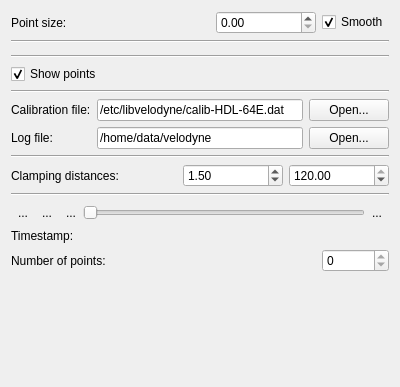
<?xml version="1.0" encoding="UTF-8"?>
<ui version="4.0">
 <class>SensorBrowseControl</class>
 <widget class="QWidget" name="SensorBrowseControl">
  <property name="geometry">
   <rect>
    <x>0</x>
    <y>0</y>
    <width>400</width>
    <height>387</height>
   </rect>
  </property>
  <property name="windowTitle">
   <string>Form</string>
  </property>
  <layout class="QVBoxLayout" name="verticalLayout">
   <item>
    <layout class="QHBoxLayout" name="pointSizeLayout">
     <item>
      <widget class="QLabel" name="pointSizeTextLabel">
       <property name="text">
        <string>Point size:</string>
       </property>
      </widget>
     </item>
     <item>
      <spacer name="horizontalSpacer_2">
       <property name="orientation">
        <enum>Qt::Horizontal</enum>
       </property>
       <property name="sizeHint" stdset="0">
        <size>
         <width>40</width>
         <height>20</height>
        </size>
       </property>
      </spacer>
     </item>
     <item>
      <widget class="QDoubleSpinBox" name="pointSizeSpinBox">
       <property name="minimumSize">
        <size>
         <width>100</width>
         <height>0</height>
        </size>
       </property>
       <property name="frame">
        <bool>true</bool>
       </property>
       <property name="decimals">
        <number>2</number>
       </property>
       <property name="maximum">
        <double>100.000000000000000</double>
       </property>
      </widget>
     </item>
     <item>
      <widget class="QCheckBox" name="smoothPointsCheckBox">
       <property name="text">
        <string>Smooth</string>
       </property>
       <property name="checked">
        <bool>true</bool>
       </property>
      </widget>
     </item>
    </layout>
   </item>
   <item>
    <widget class="Line" name="line_4">
     <property name="orientation">
      <enum>Qt::Horizontal</enum>
     </property>
    </widget>
   </item>
   <item>
    <widget class="ColorChooser" name="colorChooser" native="true"/>
   </item>
   <item>
    <widget class="Line" name="line_3">
     <property name="orientation">
      <enum>Qt::Horizontal</enum>
     </property>
    </widget>
   </item>
   <item>
    <layout class="QGridLayout" name="showLayout">
     <item row="0" column="0">
      <widget class="QCheckBox" name="showPointsCheckBox">
       <property name="text">
        <string>Show points</string>
       </property>
       <property name="checked">
        <bool>true</bool>
       </property>
      </widget>
     </item>
    </layout>
   </item>
   <item>
    <widget class="Line" name="line_2">
     <property name="orientation">
      <enum>Qt::Horizontal</enum>
     </property>
    </widget>
   </item>
   <item>
    <layout class="QGridLayout" name="browseLayout">
     <item row="0" column="1">
      <widget class="QLineEdit" name="calibrationEdit">
       <property name="text">
        <string>/etc/libvelodyne/calib-HDL-64E.dat</string>
       </property>
      </widget>
     </item>
     <item row="0" column="0">
      <widget class="QLabel" name="calibrationTextLabel">
       <property name="text">
        <string>Calibration file:</string>
       </property>
      </widget>
     </item>
     <item row="0" column="2">
      <widget class="QPushButton" name="calibrationBrowseButton">
       <property name="text">
        <string>Open...</string>
       </property>
      </widget>
     </item>
     <item row="1" column="1">
      <widget class="QLineEdit" name="logEdit">
       <property name="text">
        <string>/home/data/velodyne</string>
       </property>
      </widget>
     </item>
     <item row="1" column="2">
      <widget class="QPushButton" name="logBrowseButton">
       <property name="text">
        <string>Open...</string>
       </property>
      </widget>
     </item>
     <item row="1" column="0">
      <widget class="QLabel" name="logTextLabel">
       <property name="text">
        <string>Log file:</string>
       </property>
      </widget>
     </item>
    </layout>
   </item>
   <item>
    <widget class="Line" name="line">
     <property name="orientation">
      <enum>Qt::Horizontal</enum>
     </property>
    </widget>
   </item>
   <item>
    <layout class="QGridLayout" name="clampingLayout">
     <item row="0" column="0">
      <widget class="QLabel" name="clampingTextLabel">
       <property name="text">
        <string>Clamping distances:</string>
       </property>
      </widget>
     </item>
     <item row="0" column="2">
      <widget class="QDoubleSpinBox" name="minDistanceSpinBox">
       <property name="minimumSize">
        <size>
         <width>100</width>
         <height>0</height>
        </size>
       </property>
       <property name="maximum">
        <double>120.000000000000000</double>
       </property>
       <property name="singleStep">
        <double>0.010000000000000</double>
       </property>
       <property name="value">
        <double>1.500000000000000</double>
       </property>
      </widget>
     </item>
     <item row="0" column="1">
      <spacer name="horizontalSpacer">
       <property name="orientation">
        <enum>Qt::Horizontal</enum>
       </property>
       <property name="sizeHint" stdset="0">
        <size>
         <width>40</width>
         <height>20</height>
        </size>
       </property>
      </spacer>
     </item>
     <item row="0" column="3">
      <widget class="QDoubleSpinBox" name="maxDistanceSpinBox">
       <property name="minimumSize">
        <size>
         <width>100</width>
         <height>0</height>
        </size>
       </property>
       <property name="maximum">
        <double>120.000000000000000</double>
       </property>
       <property name="singleStep">
        <double>0.010000000000000</double>
       </property>
       <property name="value">
        <double>120.000000000000000</double>
       </property>
      </widget>
     </item>
    </layout>
   </item>
   <item>
    <widget class="Line" name="line_6">
     <property name="orientation">
      <enum>Qt::Horizontal</enum>
     </property>
    </widget>
   </item>
   <item>
    <layout class="QHBoxLayout" name="logPlayerLayout">
     <property name="spacing">
      <number>0</number>
     </property>
     <item>
      <widget class="QToolButton" name="logStartButton">
       <property name="text">
        <string>...</string>
       </property>
       <property name="icon">
        <iconset>
         <normaloff>../../../../../../../../usr/share/icons/oxygen/32x32/actions/media-seek-backward.png</normaloff>../../../../../../../../usr/share/icons/oxygen/32x32/actions/media-seek-backward.png</iconset>
       </property>
       <property name="autoRaise">
        <bool>true</bool>
       </property>
      </widget>
     </item>
     <item>
      <widget class="QToolButton" name="logPlayButton">
       <property name="text">
        <string>...</string>
       </property>
       <property name="icon">
        <iconset>
         <normaloff>../../../../../../../../usr/share/icons/oxygen/32x32/actions/media-playback-start.png</normaloff>../../../../../../../../usr/share/icons/oxygen/32x32/actions/media-playback-start.png</iconset>
       </property>
       <property name="checkable">
        <bool>true</bool>
       </property>
       <property name="autoRaise">
        <bool>true</bool>
       </property>
      </widget>
     </item>
     <item>
      <widget class="QToolButton" name="logSkipButton">
       <property name="text">
        <string>...</string>
       </property>
       <property name="icon">
        <iconset>
         <normaloff>../../../../../../../../usr/share/icons/oxygen/32x32/actions/media-seek-forward.png</normaloff>../../../../../../../../usr/share/icons/oxygen/32x32/actions/media-seek-forward.png</iconset>
       </property>
       <property name="autoRaise">
        <bool>true</bool>
       </property>
      </widget>
     </item>
     <item>
      <widget class="QSlider" name="logSlider">
       <property name="enabled">
        <bool>false</bool>
       </property>
       <property name="orientation">
        <enum>Qt::Horizontal</enum>
       </property>
      </widget>
     </item>
     <item>
      <widget class="QToolButton" name="logEjectButton">
       <property name="text">
        <string>...</string>
       </property>
       <property name="icon">
        <iconset>
         <normaloff>../../../../../../../../usr/share/icons/oxygen/32x32/actions/media-eject.png</normaloff>../../../../../../../../usr/share/icons/oxygen/32x32/actions/media-eject.png</iconset>
       </property>
       <property name="autoRaise">
        <bool>true</bool>
       </property>
      </widget>
     </item>
    </layout>
   </item>
   <item>
    <layout class="QGridLayout" name="logInfoLayout">
     <item row="1" column="0">
      <widget class="QLabel" name="numPointsTextLabel">
       <property name="text">
        <string>Number of points:</string>
       </property>
      </widget>
     </item>
     <item row="0" column="1">
      <widget class="QLabel" name="timestampLabel">
       <property name="sizePolicy">
        <sizepolicy hsizetype="MinimumExpanding" vsizetype="Preferred">
         <horstretch>0</horstretch>
         <verstretch>0</verstretch>
        </sizepolicy>
       </property>
       <property name="minimumSize">
        <size>
         <width>200</width>
         <height>0</height>
        </size>
       </property>
       <property name="text">
        <string/>
       </property>
       <property name="alignment">
        <set>Qt::AlignRight|Qt::AlignTrailing|Qt::AlignVCenter</set>
       </property>
       <property name="margin">
        <number>5</number>
       </property>
      </widget>
     </item>
     <item row="0" column="0">
      <widget class="QLabel" name="timestampTextLabel">
       <property name="text">
        <string>Timestamp:</string>
       </property>
      </widget>
     </item>
     <item row="1" column="1">
      <layout class="QHBoxLayout" name="numPointsLayout">
       <item>
        <spacer name="horizontalSpacer_3">
         <property name="orientation">
          <enum>Qt::Horizontal</enum>
         </property>
         <property name="sizeHint" stdset="0">
          <size>
           <width>40</width>
           <height>20</height>
          </size>
         </property>
        </spacer>
       </item>
       <item>
        <widget class="QSpinBox" name="numPointsSpinBox">
         <property name="readOnly">
          <bool>true</bool>
         </property>
         <property name="maximum">
          <number>99999999</number>
         </property>
        </widget>
       </item>
      </layout>
     </item>
    </layout>
   </item>
   <item>
    <spacer name="verticalSpacer">
     <property name="orientation">
      <enum>Qt::Vertical</enum>
     </property>
     <property name="sizeHint" stdset="0">
      <size>
       <width>20</width>
       <height>40</height>
      </size>
     </property>
    </spacer>
   </item>
  </layout>
  <action name="testAction">
   <property name="text">
    <string>Test</string>
   </property>
  </action>
 </widget>
 <customwidgets>
  <customwidget>
   <class>ColorChooser</class>
   <extends>QWidget</extends>
   <header>visualization/ColorChooser.h</header>
   <container>1</container>
  </customwidget>
 </customwidgets>
 <resources/>
 <connections>
  <connection>
   <sender>calibrationBrowseButton</sender>
   <signal>clicked()</signal>
   <receiver>SensorBrowseControl</receiver>
   <slot>calibrationBrowseClicked()</slot>
   <hints>
    <hint type="sourcelabel">
     <x>356</x>
     <y>16</y>
    </hint>
    <hint type="destinationlabel">
     <x>199</x>
     <y>149</y>
    </hint>
   </hints>
  </connection>
  <connection>
   <sender>logBrowseButton</sender>
   <signal>clicked()</signal>
   <receiver>SensorBrowseControl</receiver>
   <slot>logBrowseClicked()</slot>
   <hints>
    <hint type="sourcelabel">
     <x>356</x>
     <y>45</y>
    </hint>
    <hint type="destinationlabel">
     <x>199</x>
     <y>149</y>
    </hint>
   </hints>
  </connection>
  <connection>
   <sender>logPlayButton</sender>
   <signal>toggled(bool)</signal>
   <receiver>SensorBrowseControl</receiver>
   <slot>logPlayToggled()</slot>
   <hints>
    <hint type="sourcelabel">
     <x>43</x>
     <y>84</y>
    </hint>
    <hint type="destinationlabel">
     <x>199</x>
     <y>149</y>
    </hint>
   </hints>
  </connection>
  <connection>
   <sender>logEjectButton</sender>
   <signal>clicked()</signal>
   <receiver>SensorBrowseControl</receiver>
   <slot>logBrowseClicked()</slot>
   <hints>
    <hint type="sourcelabel">
     <x>381</x>
     <y>84</y>
    </hint>
    <hint type="destinationlabel">
     <x>199</x>
     <y>149</y>
    </hint>
   </hints>
  </connection>
  <connection>
   <sender>logStartButton</sender>
   <signal>clicked()</signal>
   <receiver>SensorBrowseControl</receiver>
   <slot>logStartClicked()</slot>
   <hints>
    <hint type="sourcelabel">
     <x>17</x>
     <y>84</y>
    </hint>
    <hint type="destinationlabel">
     <x>199</x>
     <y>149</y>
    </hint>
   </hints>
  </connection>
  <connection>
   <sender>logSkipButton</sender>
   <signal>clicked()</signal>
   <receiver>SensorBrowseControl</receiver>
   <slot>logSkipClicked()</slot>
   <hints>
    <hint type="sourcelabel">
     <x>69</x>
     <y>84</y>
    </hint>
    <hint type="destinationlabel">
     <x>199</x>
     <y>149</y>
    </hint>
   </hints>
  </connection>
  <connection>
   <sender>pointSizeSpinBox</sender>
   <signal>valueChanged(double)</signal>
   <receiver>SensorBrowseControl</receiver>
   <slot>pointSizeChanged(double)</slot>
   <hints>
    <hint type="sourcelabel">
     <x>344</x>
     <y>17</y>
    </hint>
    <hint type="destinationlabel">
     <x>199</x>
     <y>149</y>
    </hint>
   </hints>
  </connection>
  <connection>
   <sender>smoothPointsCheckBox</sender>
   <signal>toggled(bool)</signal>
   <receiver>SensorBrowseControl</receiver>
   <slot>smoothPointsToggled(bool)</slot>
   <hints>
    <hint type="sourcelabel">
     <x>199</x>
     <y>94</y>
    </hint>
    <hint type="destinationlabel">
     <x>199</x>
     <y>149</y>
    </hint>
   </hints>
  </connection>
  <connection>
   <sender>minDistanceSpinBox</sender>
   <signal>valueChanged(double)</signal>
   <receiver>SensorBrowseControl</receiver>
   <slot>minDistanceChanged(double)</slot>
   <hints>
    <hint type="sourcelabel">
     <x>240</x>
     <y>224</y>
    </hint>
    <hint type="destinationlabel">
     <x>199</x>
     <y>149</y>
    </hint>
   </hints>
  </connection>
  <connection>
   <sender>maxDistanceSpinBox</sender>
   <signal>valueChanged(double)</signal>
   <receiver>SensorBrowseControl</receiver>
   <slot>maxDistanceChanged(double)</slot>
   <hints>
    <hint type="sourcelabel">
     <x>344</x>
     <y>224</y>
    </hint>
    <hint type="destinationlabel">
     <x>199</x>
     <y>149</y>
    </hint>
   </hints>
  </connection>
  <connection>
   <sender>showPointsCheckBox</sender>
   <signal>toggled(bool)</signal>
   <receiver>SensorBrowseControl</receiver>
   <slot>showPointsToggled(bool)</slot>
   <hints>
    <hint type="sourcelabel">
     <x>199</x>
     <y>75</y>
    </hint>
    <hint type="destinationlabel">
     <x>199</x>
     <y>193</y>
    </hint>
   </hints>
  </connection>
 </connections>
 <slots>
  <slot>calibrationBrowseClicked()</slot>
  <slot>logBrowseClicked()</slot>
  <slot>logPlayToggled()</slot>
  <slot>logStartClicked()</slot>
  <slot>logSkipClicked()</slot>
  <slot>pointSizeChanged(double)</slot>
  <slot>smoothPointsToggled(bool)</slot>
  <slot>minDistanceChanged(double)</slot>
  <slot>maxDistanceChanged(double)</slot>
  <slot>showPointsToggled(bool)</slot>
 </slots>
</ui>
